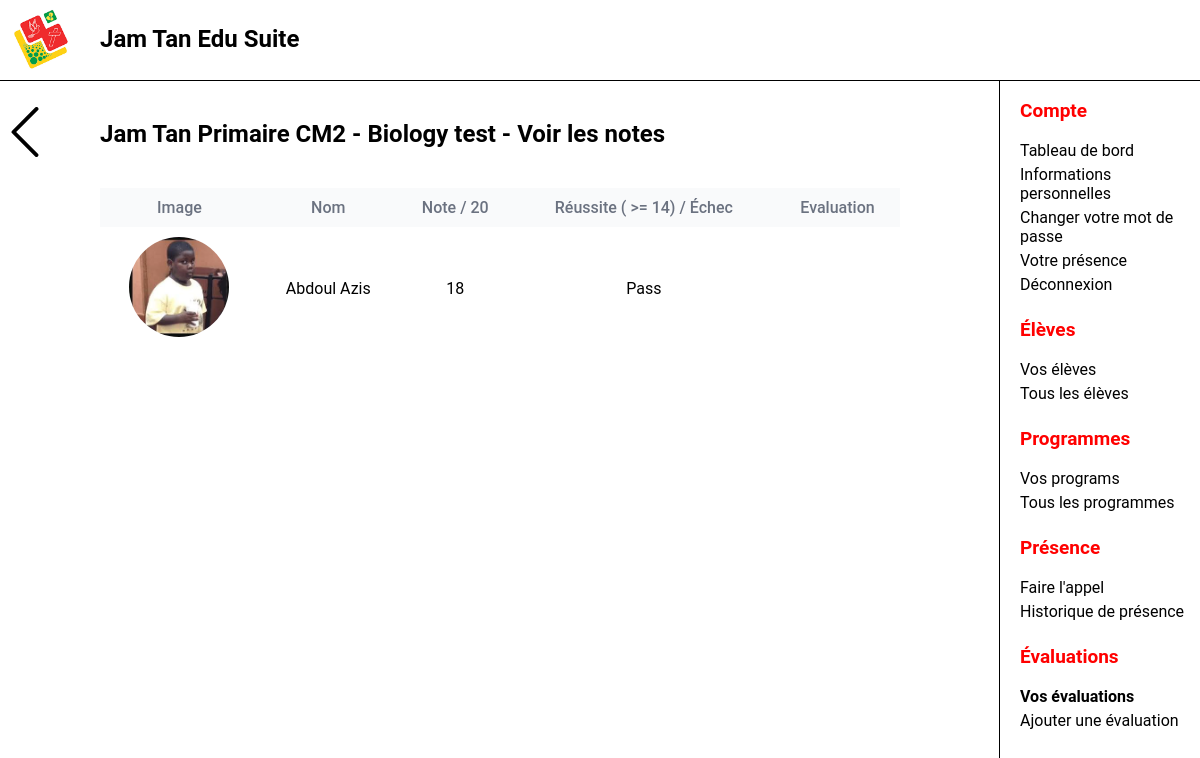
Page /views/ViewGrades.php?assessment_id=1 (signed in) on the committed database.
### tables this page shows
CREATE TABLE Assessment (
AssessmentID INTEGER NOT NULL PRIMARY KEY AUTO_INCREMENT,
AssessmentName VARCHAR(100) NOT NULL,
AssessmentPublishDate DATE NOT NULL DEFAULT CURRENT_DATE,
AssessmentStartDate DATE,
AssessmentDueDate DATE NOT NULL,
MaxGrade INTEGER UNSIGNED NOT NULL,
PassGrade INTEGER UNSIGNED NOT NULL,
TypeID INTEGER NOT NULL,
ProgramID INTEGER NOT NULL,
FOREIGN KEY (ProgramID) REFERENCES Program(ProgramID),
FOREIGN KEY (TypeID) REFERENCES AssessmentType(TypeID)
);

CREATE TABLE ProgramCategory (
CategoryID INTEGER NOT NULL PRIMARY KEY AUTO_INCREMENT,
CategoryName VARCHAR(100) NOT NULL 
);

CREATE TABLE Program (
ProgramID INTEGER NOT NULL PRIMARY KEY AUTO_INCREMENT,
ProgramName VARCHAR(100) NOT NULL,
MinAge INTEGER UNSIGNED,
MaxAge INTEGER UNSIGNED,
CategoryID INTEGER,
FOREIGN KEY (CategoryID) REFERENCES ProgramCategory(CategoryID)
);

CREATE TABLE Student (
StudentID INTEGER NOT NULL PRIMARY KEY AUTO_INCREMENT,
StudentFirstName VARCHAR(60) NOT NULL,
StudentLastName VARCHAR(60) NOT NULL,
StudentBirthDate DATE NOT NULL,
StudentTown VARCHAR(60) NOT NULL,
StudentGender ENUM("Male", "Female"),
StudentSchool_Year TINYINT UNSIGNED NOT NULL DEFAULT 0,
StudentPicture VARCHAR(255) NOT NULL DEFAULT 'default',
Contact1 VARCHAR(8) NOT NULL,
Contact2 VARCHAR(8),
FatherFirst_Name VARCHAR(60) NOT NULL,
FatherLast_Name VARCHAR(60) NOT NULL,
MotherFirst_Name VARCHAR(60) NOT NULL,
MotherLast_Name VARCHAR(60) NOT NULL
);

CREATE TABLE Grade (
GradeID INTEGER NOT NULL PRIMARY KEY AUTO_INCREMENT,
UNIQUE KEY EnrollmentAssessment (EnrollmentID, AssessmentID),
Grade INTEGER UNSIGNED NOT NULL,
Pass ENUM("Fail", "Pass") NOT NULL,
GradeDate DATE NOT NULL DEFAULT CURRENT_DATE,
Feedback VARCHAR(500),
AssessmentID INTEGER NOT NULL,
EnrollmentID INTEGER NOT NULL,
FOREIGN KEY (AssessmentID) REFERENCES Assessment(AssessmentID),
FOREIGN KEY (EnrollmentID) REFERENCES Enrollment(EnrollmentID)
);

### views/ViewGrades.php (the view, shortened to what this page needs)
<?php
require("../controllers/db.php");
$AssessmentID = $_GET['assessment_id'] ?? null;
$GetAssessment = $conn->prepare("SELECT Assessment.AssessmentName, Assessment.MaxGrade,
Assessment.PassGrade, Program.ProgramName, Program.ProgramID, ProgramCategory.CategoryName
FROM Assessment
INNER JOIN Program
ON Assessment.ProgramID = Program.ProgramID
INNER JOIN ProgramCategory
ON Program.CategoryID = ProgramCategory.CategoryID
WHERE Assessment.AssessmentID = ?");
$GetAssessment->execute([$AssessmentID]);
$Assessment = $GetAssessment->fetch(PDO::FETCH_ASSOC);
$GetGrades = $conn->prepare("
    SELECT
        Student.StudentFirstName, Student.StudentLastName,
        Student.StudentPicture,
        Grade.Grade, Grade.Feedback, Grade.Pass,
        Assessment.PassGrade
    FROM Assessment
    INNER JOIN Grade
        ON Assessment.AssessmentID = Grade.AssessmentID
    INNER JOIN Enrollment
        ON Grade.EnrollmentID = Enrollment.EnrollmentID
    INNER JOIN Student
        ON Enrollment.StudentID = Student.StudentID
    WHERE Assessment.AssessmentID = ?
");
$GetGrades->execute([$AssessmentID]);
$Grades = $GetGrades->fetchAll(PDO::FETCH_ASSOC);
?>
<!DOCTYPE html>
<html lang="en">
<head>
    <link rel="stylesheet" href="css/Table.css">
    <link rel="stylesheet" href="css/ProfilePictureSmall.css">
</head>
<body>
<div id="main">
    <h2><?= htmlspecialchars($Assessment["CategoryName"] . " " . $Assessment["ProgramName"] . " - " . $Assessment["AssessmentName"] . " - Voir les notes") ?></h2>
    <div class="table-container">
        <table>
            <thead>
            <tr>
                <th>Image</th>
                <th>Nom</th>
                <th>Note / <?= htmlspecialchars($Assessment["MaxGrade"]);?></th>
                <th>Réussite ( >= <?= htmlspecialchars($Assessment["PassGrade"])?>) / Échec </th>
                <th>Evaluation</th>
            </tr>
            </thead>
            <tbody>
            <?php foreach ($Grades as $Grade): ?>
            <tr>
                <td>
                        <img
                            class="profile-picture"
                            src="../StudentImages/<?= htmlspecialchars($Grade["StudentPicture"]) ?>.jpg"
                            alt="">
                </td>
                <td>
                    <?= htmlspecialchars($Grade["StudentLastName"] . " " . $Grade["StudentFirstName"]) ?>
                </td>
                <td>
                    <?= htmlspecialchars($Grade["Grade"]);?>
                </td>
                <td>
                    <?= htmlspecialchars($Grade["Pass"]);?>
                </td>
                <td>
                </td>
            </tr>
            </tbody>
            <?php endforeach; ?>
        </table>
    </div>
</div>
</body>
</html>

### nav/nav.css (style rules this page uses)
html, body { margin: 0; padding: 0; font-family: 'Roboto', sans-serif; }
#logo { height: 70px; position: fixed; }
#topbar { top: 0; z-index: 1; width: 100vw; height: 70px; position: fixed; background-color: white; display: flex; border-bottom: thin solid; padding: 5px; }
#app_title { position: fixed; margin-left: 95px; display: block; }
#main { padding-top: 100px; margin-right: 300px; margin-left: 100px; }
#sidebar_menu { position: fixed; width: 200px; padding-top: 80px; border-left:solid black; border-width: thin; height: calc(100vh - 80px); overflow-y: auto; right: 0px; }
#sidebar_menu a { text-decoration: none; font-size: 16px; padding-bottom: 5px; color: black; display: block; padding-left: 20px; }
#sidebar_menu p { color: red; font-weight: bold; font-size: 19px; padding-left: 20px; }
h2 { padding-bottom: 20px; }
#topbar { visibility: visible; }
#sidebar_menu { display: block; }

### views/css/Table.css (style rules this page uses)
.table-container { overflow-x: auto; white-space: nowrap; display: block; padding-bottom: 20px; }
table { width: 100%; border-collapse: collapse; font-size: 16px; text-align: center; }
table thead { background: #f9fafb; }
table th, td { padding: 10px; }
table th { font-weight: 500; color: #6b7280; }

### views/css/ProfilePictureSmall.css (style rules this page uses)
.profile-picture { height: 100px; width: 100px; border-radius: 50%; object-fit: cover; object-position: center; }

### views/ViewGrades.php (style rules this page uses)
#p_your_assessments, #s_your_assessments { font-weight: bold; }

### rows in the picture
assessment: AssessmentName.ProgramName "Jam Tan Primaire CM2 - Biology test - Voir les notes", MaxGrade "20", PassGrade "14", student.StudentPicture (picture), student.StudentLastName+StudentFirstName "Abdoul Azis", grade.Grade "18", grade.Pass "Pass"
